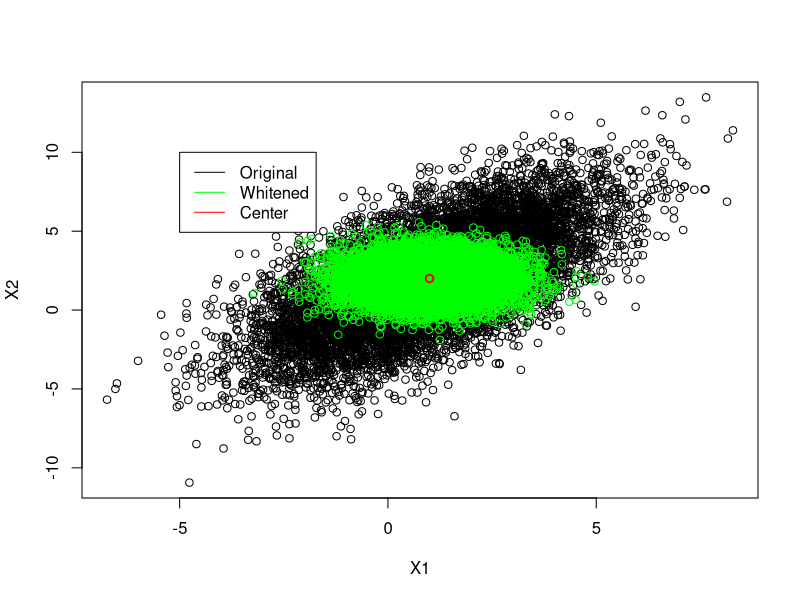

This figure's R source:
# Implementation of the Whitening transformation
# Set parameters: dimension -> d, number of samples -> N, center -> M
d <- 2
N <- 10000
M <- rbind(1,2)
Sigma <- matrix(c(4,4,4,9),nrow=2,ncol=2)

# Calculate eigenvectors and eigenvalues
e <- eigen(Sigma,symmetric = TRUE)
values <- e$values
vectors <- e$vectors

Phi <- vectors
Lambda <- matrix(c(values[1],0,0,values[2]),nrow=2,ncol=2)

# Check that Sigma_Y is identity
Lambda_sqrt_inv <- solve(sqrt(Lambda))
Sigma_Y <- Lambda_sqrt_inv %*% t(Phi) %*% Sigma %*% Phi %*% Lambda_sqrt_inv

Y<-replicate(2, rnorm(N,0,1))
X <- Phi %*% sqrt(Lambda) %*% t(Y)

X1 <- X[1,1:N] + M[1]
X2 <- X[2,1:N] + M[2]
plot(X1,X2)

# Whitened distribution
Yw <- Lambda_sqrt_inv %*% t(Phi) %*% X

Y1 <- Yw[1,1:N] + M[1]
Y2 <- Yw[2,1:N] + M[2]
points(Y1,Y2,col="green")

points(M[1],M[2],col="red",lwd=2)
legend(-5,10,legend=c("Original", "Whitened","Center"),
       col=c("black", "green","red"), lty=1)


